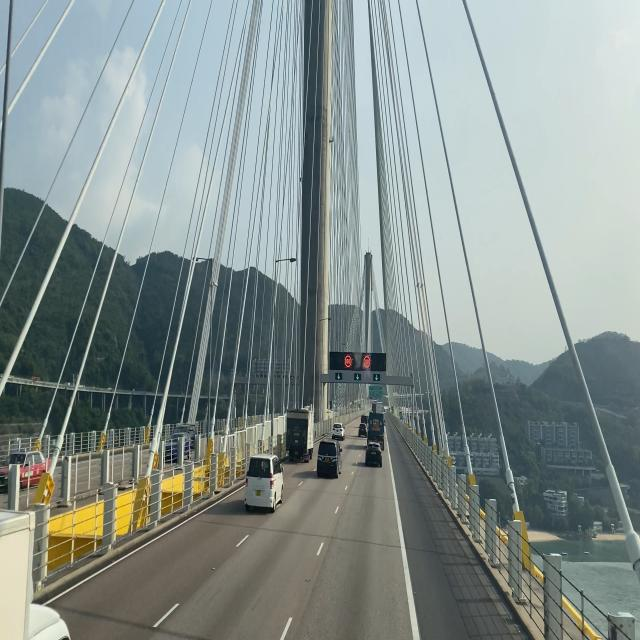
#> input picture Images/1_mp4-1_jpg.rf.9115af93de4cbf89e48a9c33dfe996c8.jpg, 640 x 640 px; its folder holds only this picture in this run
$ python main.py
#> lines starting #> are read from the running program, lines starting #| are printed output that depends on the picture; after the words box and inside, x2 and y2 are one past the last pixel; in counts of white or black regions, pixels touching at a corner belong together
import cv2
import numpy as np
import os

# Directory containing images
image_directory = 'Images'

# Ensure the directory path exists
if not os.path.exists(image_directory):
    print("Directory not found.")
    exit()

# List images in the directory
image_files = os.listdir(image_directory)
print("Number of images:", len(image_files))

# Loop through each image in the directory
for image_file in image_files:
    print("Processing image:", image_file)
    # Load image
    frame1 = cv2.imread(os.path.join(image_directory, image_file))
#> frame1 is the input picture: shape (640, 640, 3); mean B, G, R 141.7, 144.6, 133.8
    if frame1 is None:
        print("Failed to load image:", image_file)
        continue
    print("Image shape:", frame1.shape)
#| Image shape: (640, 640, 3)

    # Apply Gaussian blur to denoise the image
    denoised_image = cv2.GaussianBlur(frame1, (3, 3), 0)

    # Convert denoised image to grayscale
    gray_image = cv2.cvtColor(denoised_image, cv2.COLOR_BGR2GRAY)
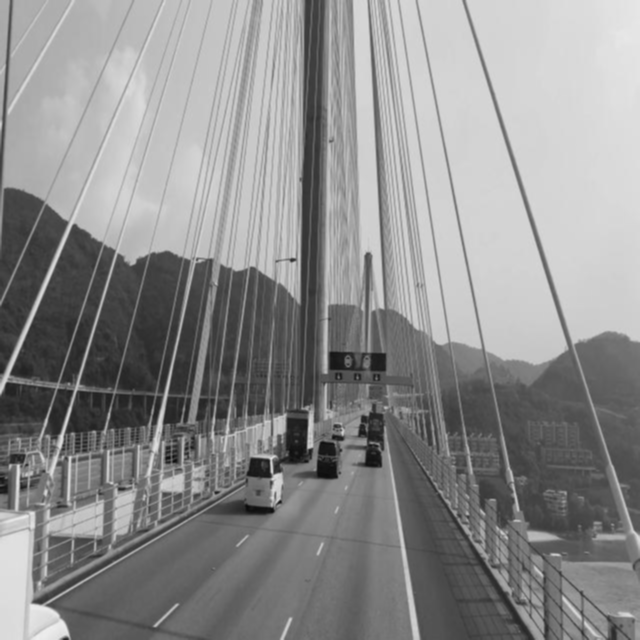
#> gray_image: shape (640, 640); min 11, max 239, mean 141.1

    # Apply thresholding to segment the image
    _, segmented_image = cv2.threshold(gray_image, 102, 255, cv2.THRESH_BINARY)
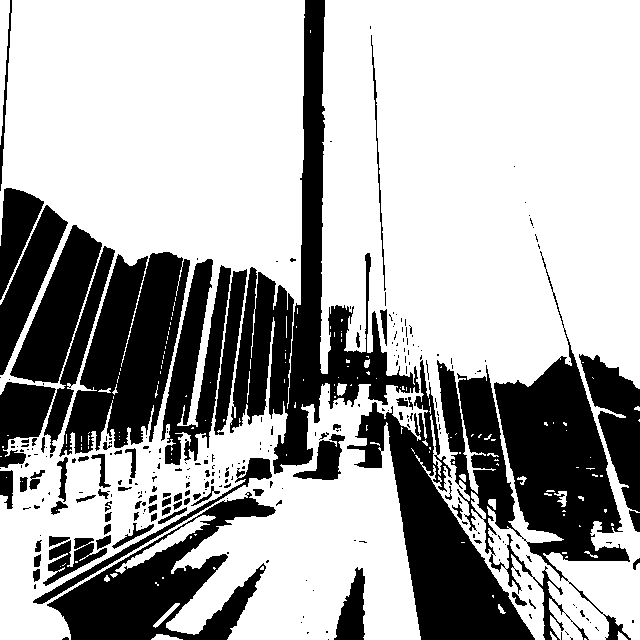
#> segmented_image: shape (640, 640); 67.3% white; 277 black regions (199 under 20 px), largest, box (x1, y1, x2, y2) and area: (437, 251, 631, 640) 24717, (230, 0, 420, 474) 21509, (347, 360, 535, 640) 16392

    # Apply Canny edge detection
    edges = cv2.Canny(segmented_image, 100, 200)  # Adjust the thresholds as needed
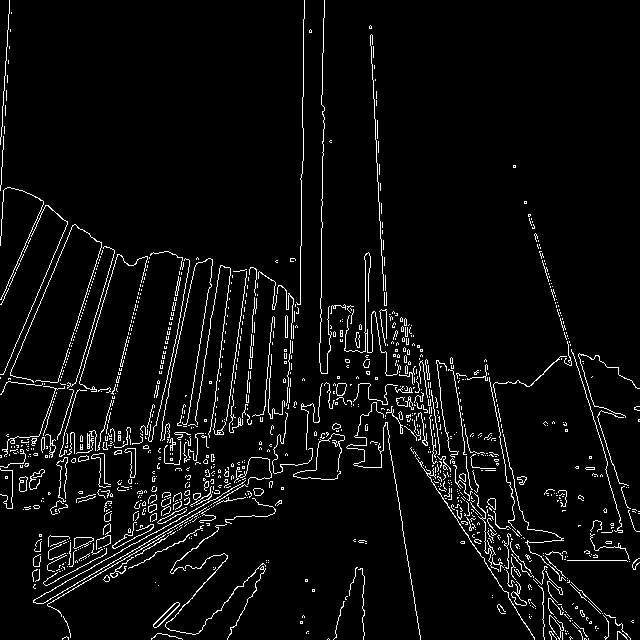
#> edges: shape (640, 640); 4.8% white in thin lines or dots

    # Find contours in the edge-detected image
    contours, _ = cv2.findContours(edges, cv2.RETR_EXTERNAL, cv2.CHAIN_APPROX_SIMPLE)
#> contours = 1100 contours, 1068 with area under 20; largest, box (x1, y1, x2, y2) and area: (153, 602, 180, 628) 163, (124, 448, 136, 478) 140, (73, 537, 94, 549) 138, (336, 383, 347, 396) 99, (19, 476, 28, 492) 96

    # Iterate through contours and classify shapes
    for contour in contours:
        # Calculate perimeter of contour
        perimeter = cv2.arcLength(contour, True)

        # Approximate contour to a polygon
        approx = cv2.approxPolyDP(contour, 0.03 * perimeter, True)

        # Get the number of vertices
        num_vertices = len(approx)

        # If the shape has 4 vertices (rectangle), classify as a vehicle
        if num_vertices == 10:
            # Get bounding box coordinates
            x, y, w, h = cv2.boundingRect(contour)

            # Draw contour and classify as vehicle
            cv2.drawContours(frame1, [contour], -1, (0, 255, 0), 2)
            cv2.putText(frame1, 'Vehicle', (x, y), cv2.FONT_HERSHEY_SIMPLEX, 0.5, (0, 255, 0), 2)
#> this loop made 1100 passes
#> (perimeter, num_vertices, x, y, w, h) on passes 130, 175, 213, 288, 389, 449, 468, 482, 489, 546, 573, 684: (13.66, 10, 562, 551, 5, 3), (11.66, 10, 472, 534, 3, 4), (25.9, 10, 461, 521, 7, 4), (45.8, 10, 161, 499, 10, 8), (21.07, 10, 128, 479, 4, 5), (13.66, 10, 195, 462, 6, 3), (77.5, 10, 437, 456, 14, 16), (32.49, 10, 211, 454, 4, 8), (205.8, 10, 91, 453, 20, 35), (48.73, 10, 169, 438, 7, 13), (23.31, 10, 320, 433, 5, 6), (55.8, 10, 416, 402, 12, 11)
#> (perimeter, approx, num_vertices) on passes 1, 6, 7, 8, 9, 10: (2, [[588, 638], [588, 639]], 2), (0, [[568, 633]], 1), (3.41, [[565, 633], [566, 634], [566, 633]], 3), (0, [[308, 633]], 1), (73.11, [[151, 638], [161, 633], [182, 639], [161, 633]], 4), (14, [[562, 632], [562, 639]], 2)
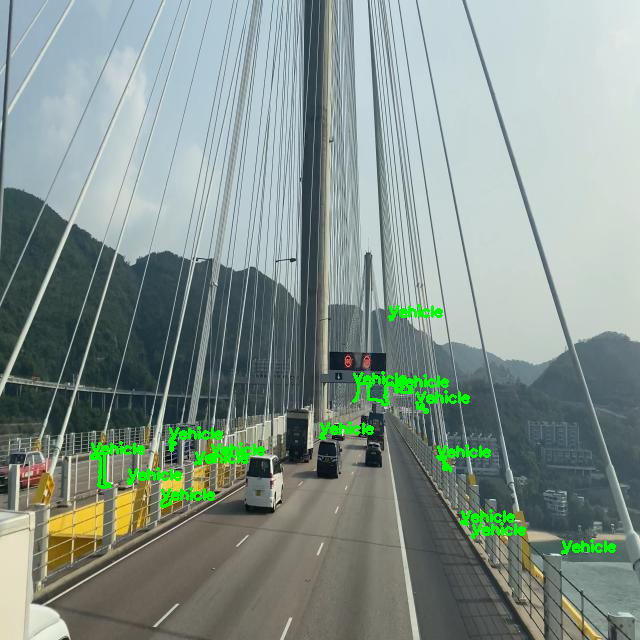
#> frame1: shape (640, 640, 3); 1.76% of pixels changed, all inside (x1, y1, x2, y2) = (90, 304, 616, 555)

    # Display the processed image
    cv2.imshow("Processed Image", frame1)

    # Wait for user input (press any key) to show the next image
    if cv2.waitKey(0) == 27:
#> (key Esc is pressed here)
        break

cv2.destroyAllWindows()

$ run again, on Images/download.jpeg
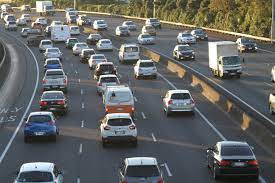
#> input picture Images/download.jpeg, 275 x 183 px
#> frame1 is the input picture: shape (183, 275, 3); mean B, G, R 99.3, 99.9, 97.9
#| Image shape: (183, 275, 3)
#> `_, segmented_image = cv2.threshold(gray_image, 102, 255, cv2.THRESH_BI..`:
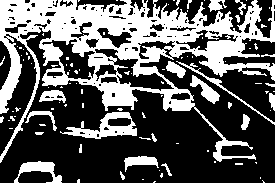
#> segmented_image: shape (183, 275); 36.3% white; 99 white regions (75 under 20 px), largest, box (x1, y1, x2, y2) and area: (0, 0, 275, 163) 14510, (60, 112, 137, 139) 851, (14, 161, 62, 183) 437
#> edges: shape (183, 275); 12.1% white in thin lines or dots
#> contours = 419 contours, 404 with area under 20; largest, box (x1, y1, x2, y2) and area: (189, 75, 220, 104) 325, (107, 108, 136, 126) 166, (171, 92, 190, 100) 100, (4, 19, 31, 33) 96, (240, 114, 250, 130) 91
#> the loop `for contour in contours:` made 419 passes
#> (perimeter, num_vertices, x, y, w, h) on passes 22, 59, 90, 112, 216, 325, 371: (31.9, 10, 78, 144, 4, 9), (270.1, 10, 203, 114, 53, 44), (13.66, 10, 81, 103, 3, 5), (13.66, 10, 80, 89, 3, 5), (25.31, 10, 132, 46, 6, 5), (28.73, 10, 70, 16, 6, 8), (12.49, 10, 83, 6, 4, 4)
#> after the loop `for contour in contours:`:
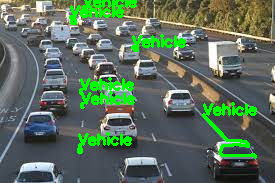
#> frame1: shape (183, 275, 3); 6.63% of pixels changed, all inside (x1, y1, x2, y2) = (69, 0, 257, 159)

$ run again, on Images/sample_image.jpg
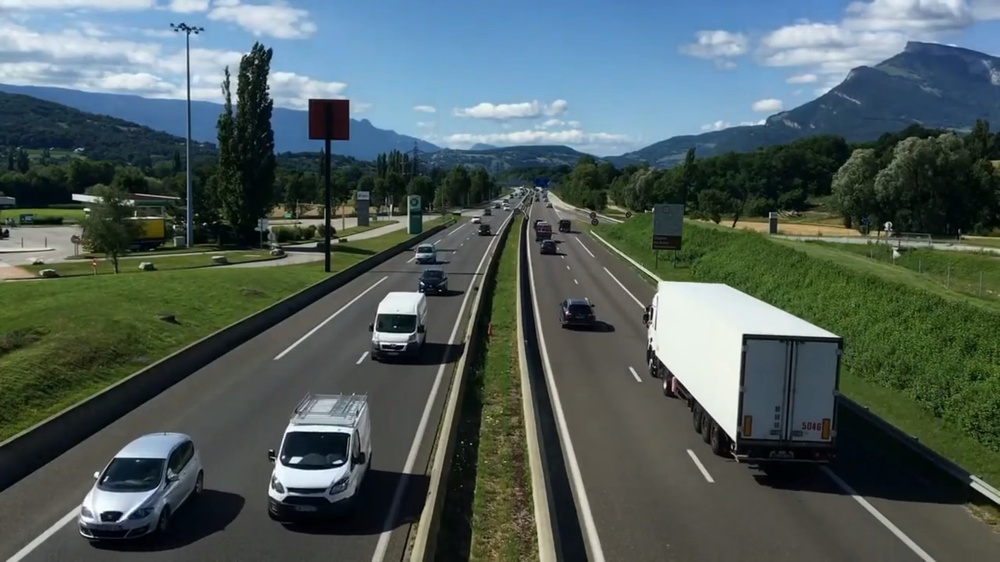
#> input picture Images/sample_image.jpg, 1000 x 562 px, shrunk from 1920 x 1080 before the run
#> frame1 is the input picture: shape (562, 1000, 3); mean B, G, R 92.1, 94, 79.6
#| Image shape: (562, 1000, 3)
#> `_, segmented_image = cv2.threshold(gray_image, 102, 255, cv2.THRESH_BI..`:
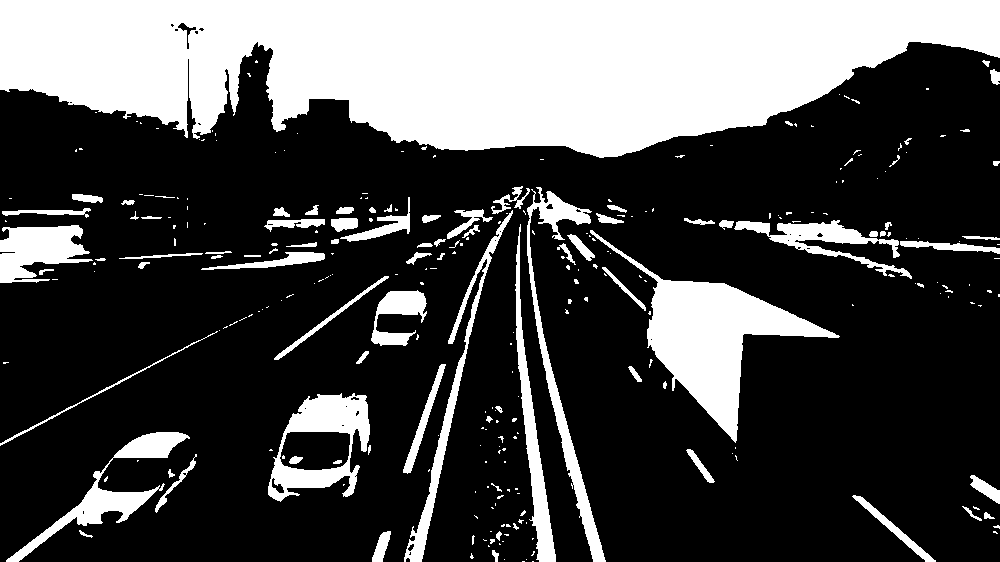
#> segmented_image: shape (562, 1000); 29.3% white; 289 white regions (201 under 20 px), largest, box (x1, y1, x2, y2) and area: (0, 0, 1000, 158) 112009, (590, 230, 840, 443) 13023, (268, 393, 370, 502) 4828
#> edges: shape (562, 1000); 2.7% white in thin lines or dots
#> contours = 650 contours, 611 with area under 20; largest, box (x1, y1, x2, y2) and area: (280, 431, 350, 470) 2360, (402, 363, 446, 474) 808, (274, 275, 389, 360) 629, (1, 207, 91, 218) 370, (330, 217, 358, 232) 300
#> the loop `for contour in contours:` made 650 passes
#> (perimeter, num_vertices, x, y, w, h) on passes 259, 280, 302, 484, 504, 550, 564, 572: (23.31, 10, 414, 329, 5, 9), (13.66, 10, 648, 311, 3, 4), (331.4, 10, 370, 290, 57, 56), (18.49, 10, 822, 212, 6, 3), (13.07, 10, 394, 208, 4, 3), (147.5, 10, 493, 186, 28, 17), (36.14, 10, 992, 160, 8, 6), (14.49, 10, 857, 153, 5, 4)
#> after the loop `for contour in contours:`:
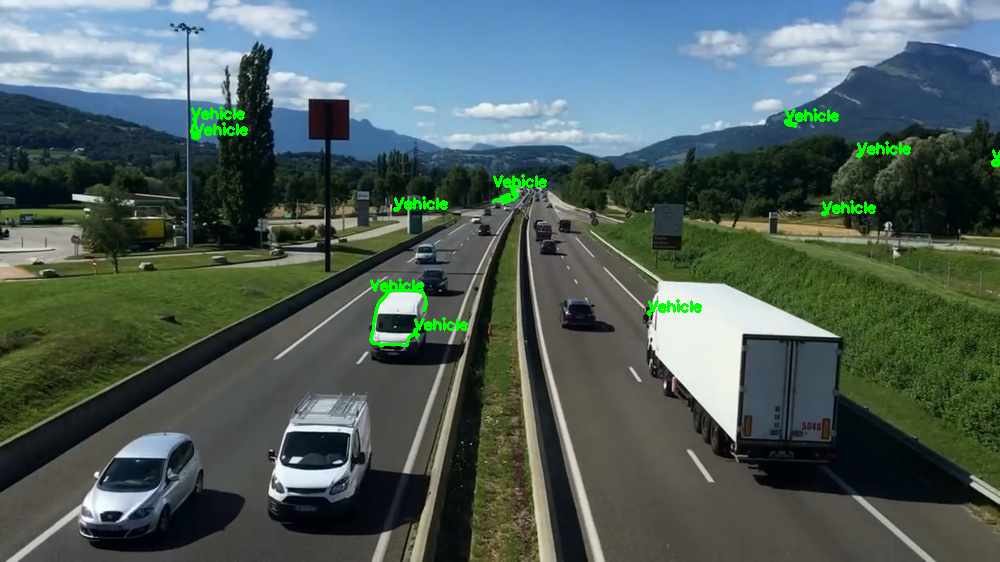
#> frame1: shape (562, 1000, 3); 0.92% of pixels changed, all inside (x1, y1, x2, y2) = (190, 106, 1000, 347)
